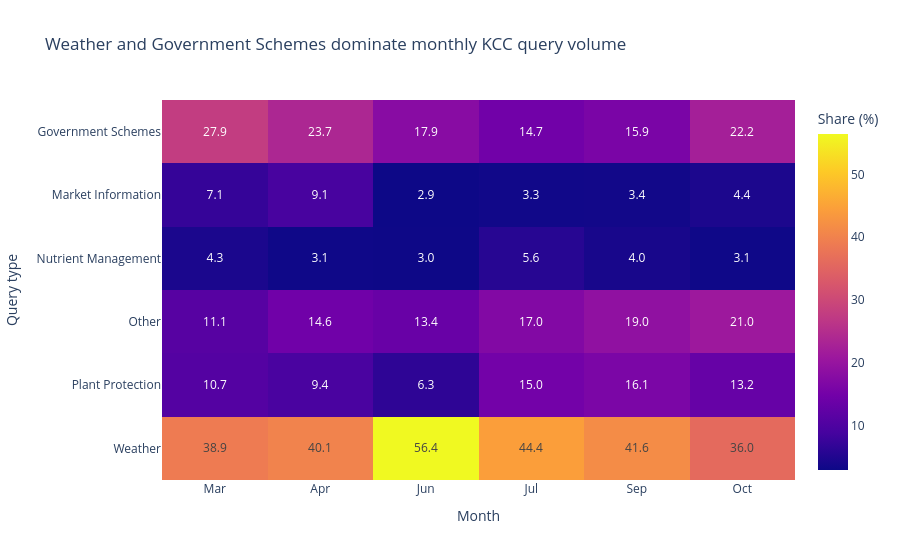

The code cell stored with this chart in its notebook:
### Markdown cell above
**Question 1: Which types of queries dominate each month, and how does the mix change across the year?**

### Code cell
# Q1: Monthly query-type mix (all states combined, 100% stacked)
q1 = df.copy()
q1['QueryType_clean'] = q1['QueryType'].astype(str).str.strip()
q1['month'] = q1['month'].astype(int)

top_types = q1['QueryType_clean'].value_counts().head(5).index.tolist()
q1['QueryType_grouped'] = q1['QueryType_clean'].where(q1['QueryType_clean'].isin(top_types), 'Other')

monthly_mix = (
    q1.groupby(['month', 'QueryType_grouped'])
    .size()
    .reset_index(name='count')
)
monthly_mix['pct'] = 100 * monthly_mix['count'] / monthly_mix.groupby('month')['count'].transform('sum')

month_order = [3, 4, 6, 7, 9, 10]
month_labels = {3: 'Mar', 4: 'Apr', 6: 'Jun', 7: 'Jul', 9: 'Sep', 10: 'Oct'}
monthly_mix['month_label'] = monthly_mix['month'].map(month_labels)
monthly_mix['month_label'] = pd.Categorical(
    monthly_mix['month_label'],
    categories=[month_labels[m] for m in month_order],
    ordered=True,
)

print('Monthly query-type share (all states):')
display(monthly_mix.sort_values(['month', 'QueryType_grouped']))

heatmap_pivot = monthly_mix.pivot(index='QueryType_grouped', columns='month_label', values='pct').fillna(0)
month_col_order = [month_labels[m] for m in month_order]
heatmap_pivot = heatmap_pivot[month_col_order]

fig_q1 = px.imshow(
    heatmap_pivot,
    text_auto='.1f',
    aspect='auto',
    title='Weather and Government Schemes dominate monthly KCC query volume',
    labels={'x': 'Month', 'y': 'Query type', 'color': 'Share (%)'},
)
fig_q1.update_layout(xaxis_title='Month', yaxis_title='Query type')
fig_q1.show()

### Figure 1 — Plotly figure (JSON) as saved in the notebook; plotly's stock layout.template omitted (floating-point values rounded to 4 significant figures)
{"data": [{"coloraxis": "coloraxis", "hovertemplate": "Month: %{x}<br>Query type: %{y}<br>Share (%): %{z}<extra></extra>", "name": "0", "texttemplate": "%{z:.1f}", "type": "heatmap", "x": ["Mar", "Apr", "Jun", "Jul", "Sep", "Oct"], "xaxis": "x", "y": ["Government Schemes", "Market Information", "Nutrient Management", "Other", "Plant Protection", "Weather"], "yaxis": "y", "z": [[27.89, 23.67, 17.89, 14.67, 15.89, 22.22], [7.111, 9.111, 2.889, 3.333, 3.444, 4.444], [4.333, 3.111, 3.0, 5.556, 4.0, 3.111], [11.11, 14.56, 13.44, 17.0, 19.0, 21.0], [10.67, 9.444, 6.333, 15.0, 16.11, 13.22], [38.89, 40.11, 56.44, 44.44, 41.56, 36.0]]}], "layout": {"coloraxis": {"colorbar": {"title": {"text": "Share (%)"}}, "colorscale": [[0, "#0d0887"], [0.1111, "#46039f"], [0.2222, "#7201a8"], [0.3333, "#9c179e"], [0.4444, "#bd3786"], [0.5556, "#d8576b"], [0.6667, "#ed7953"], [0.7778, "#fb9f3a"], [0.8889, "#fdca26"], [1, "#f0f921"]]}, "title": {"text": "Weather and Government Schemes dominate monthly KCC query volume"}, "xaxis": {"anchor": "y", "domain": [0, 1], "title": {"text": "Month"}}, "yaxis": {"anchor": "x", "autorange": "reversed", "domain": [0, 1], "title": {"text": "Query type"}}}}
